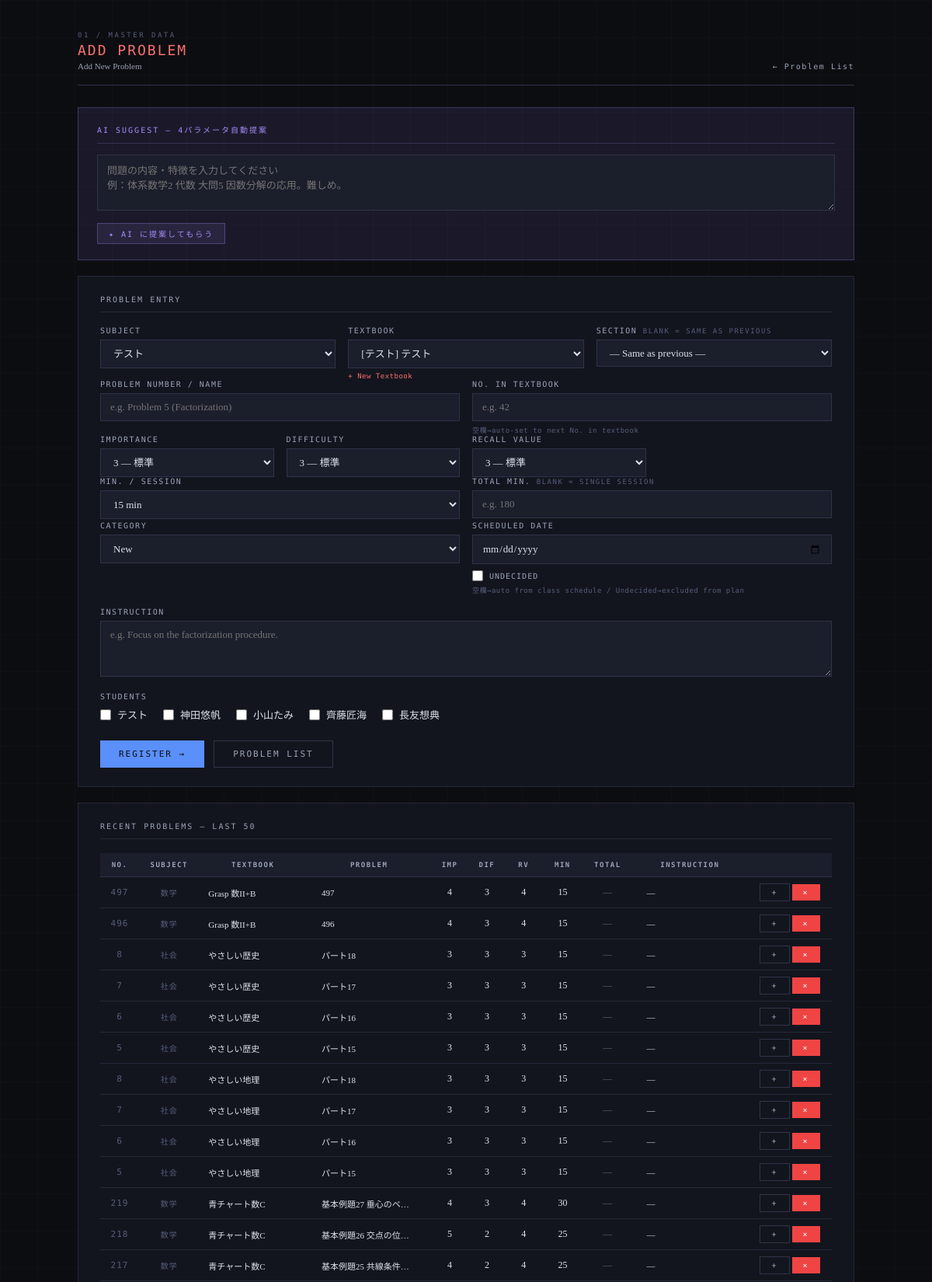
The page /problems (upper part) on the database its author committed.
### tables this page shows
CREATE TABLE students (
            student_id TEXT PRIMARY KEY,
            name TEXT NOT NULL,
            subjects TEXT NOT NULL
        , plan_mode TEXT DEFAULT 'all');

CREATE TABLE problems (
            problem_id INTEGER PRIMARY KEY AUTOINCREMENT,
            subject TEXT NOT NULL,
            textbook TEXT NOT NULL,
            problem_number TEXT NOT NULL,
            importance TEXT NOT NULL,
            type TEXT NOT NULL
        , instruction TEXT, difficulty INTEGER DEFAULT 3, review_value INTEGER DEFAULT 3, estimated_minutes INTEGER DEFAULT 15, textbook_id INTEGER, section_id INTEGER, order_in_textbook INTEGER, total_minutes INTEGER DEFAULT NULL);

### app.py (the view, shortened to what this page needs)
@app.route("/problems", methods=["GET", "POST"])
def problems():
    conn = get_connection()
    c = conn.cursor()
    c.execute("SELECT * FROM students ORDER BY student_id")
    students = c.fetchall()
    c.execute("""
        SELECT p.problem_id, p.subject, p.textbook, p.problem_number,
               p.importance, p.difficulty, p.review_value,
               p.estimated_minutes, p.instruction, p.order_in_textbook
        FROM problems p
        ORDER BY p.problem_id DESC LIMIT 50
    """)
    probs = c.fetchall()
    c.execute("""
        SELECT t.textbook_id, t.name, t.subject,
               s.name as series_name
        FROM textbooks t
        LEFT JOIN series s ON t.series_id = s.series_id
        ORDER BY t.subject, s.name, t.name
    """)
    textbooks_list = c.fetchall()
    c.execute("SELECT DISTINCT subjects FROM students ORDER BY subjects")
    all_subjects = []
    for row in c.fetchall():
        for subj in row["subjects"].split(","):
            s = subj.strip()
            if s and s not in all_subjects:
                all_subjects.append(s)
    all_subjects = sorted(all_subjects)
    conn.close()
    return render_template("problems.html",
                           students=students,
                           problems=probs,
                           textbooks=textbooks_list,
                           all_subjects=all_subjects)

### database.py (called while the page is built)
def get_connection():
    conn = sqlite3.connect(DB_PATH)
    conn.row_factory = sqlite3.Row
    return conn

### templates/problems.html (shortened to what this page needs)
<!DOCTYPE html>
<html lang="ja">
<head>
</head>
<body>
<div class="container">
  <div class="page-header fade-in">
    <div>
      <div class="page-label">01 / Master Data</div>
      <div class="page-title">Add Problem</div>
      <div class="page-title-ja">Add New Problem</div>
    </div>
    <a class="page-header-back" href="/problems/list">Problem List</a>
  </div>
  <div class="ai-box fade-in">
    <div class="ai-box-title">AI Suggest — 4パラメータ自動提案</div>
    <textarea id="ai-input"
      placeholder="問題の内容・特徴を入力してください&#10;例：体系数学2 代数 大問5 因数分解の応用。難しめ。"></textarea>
    <div style="display:flex;gap:12px;align-items:center;margin-top:12px;">
      <button class="btn btn-purple btn-sm" onclick="askAI()">✦ AI に提案してもらう</button>
    </div>
  </div>
  <div class="card fade-in">
    <div class="card-title">Problem Entry</div>
    <form method="POST" id="problem-form">
      <div class="grid-3">
        <div>
          <label>Subject</label>
          <select name="subject" id="f-subject" onchange="filterTextbooks()">
            {% for subj in all_subjects %}
            <option value="{{ subj }}">{{ subj }}</option>
            {% endfor %}
          </select>
        </div>
        <div>
          <label>Textbook</label>
          <select name="textbook_id" id="f-textbook_id"
            onchange="updateOrderHint(); loadProblemSections();">
            {% for t in textbooks %}
            <option value="{{ t.textbook_id }}" data-subject="{{ t.subject }}">
              {% if t.series_name %}[{{ t.series_name }}] {% endif %}{{ t.name }}
            </option>
            {% endfor %}
          </select>
          <p class="hint">
            <a href="/textbooks" style="color:#f87171;">+ New Textbook</a>
          </p>
        </div>
        <div>
          <label>Section <span style="color:var(--text-dim);font-size:9px;">blank = same as previous</span></label>
          <select name="section_id" id="f-section_id"
            style="width:100%;padding:8px 12px;background:var(--surface2);
              border:1px solid var(--border-light);color:var(--text);
              font-size:13px;outline:none;">
            <option value="">— Same as previous —</option>
          </select>
        </div>
      </div>
      <div class="grid-2" style="margin-top:0;">
        <div>
          <label>Problem Number / Name</label>
          <input type="text" name="problem_number" id="f-problem_number"
            placeholder="e.g. Problem 5 (Factorization)" required>
        </div>
        <div>
          <label>No. in Textbook</label>
          <input type="number" name="order_in_textbook" id="f-order_in_textbook"
            min="1" max="9999" placeholder="e.g. 42">
          <p class="hint">空欄→auto-set to next No. in textbook</p>
        </div>
      </div>
      <div class="grid-4" style="margin-top:0;">
        <div>
          <label>Importance</label>
          <select name="importance" id="f-importance">
            <option value="3" selected>3 — 標準</option>
          </select>
        </div>
        <div>
          <label>Difficulty</label>
          <select name="difficulty" id="f-difficulty">
            <option value="3" selected>3 — 標準</option>
          </select>
        </div>
        <div>
          <label>Recall Value</label>
          <select name="review_value" id="f-review_value">
            <option value="3" selected>3 — 標準</option>
          </select>
        </div>
      </div>
      <div class="grid-2" style="margin-top:0;">
        <div>
          <label>Min. / Session</label>
          <select name="estimated_minutes" id="f-estimated_minutes">
            {% for m in range(5, 125, 5) %}
            <option value="{{ m }}" {% if m == 15 %}selected{% endif %}>{{ m }} min</option>
            {% endfor %}
          </select>
        </div>
        <div>
          <label>Total Min. <span style="color:var(--text-dim);font-size:9px;">blank = single session</span></label>
          <input type="number" name="total_minutes" id="f-total_minutes"
            min="5" max="999" step="5" placeholder="e.g. 180">
        </div>
      </div>
      <div class="grid-2" style="margin-top:0;">
        <div>
          <label>Category</label>
          <select name="category" id="f-category">
            <option value="予習" selected>New</option>
          </select>
        </div>
        <div>
          <label>Scheduled Date</label>
          <input type="date" name="scheduled_date" id="f-scheduled_date">
          <div style="display:flex;align-items:center;gap:8px;margin-top:8px;">
            <input type="checkbox" name="undecided" value="1" id="f-undecided"
              style="accent-color:var(--blue);width:14px;height:14px;"
              onchange="toggleDate(this)">
            <label for="f-undecided" style="font-family:'DM Mono',monospace;font-size:10px;
              letter-spacing:1px;text-transform:uppercase;color:var(--text-muted);
              margin:0;cursor:pointer;">Undecided</label>
          </div>
          <p class="hint">空欄→auto from class schedule / Undecided→excluded from plan</p>
        </div>
      </div>
      <label>Instruction</label>
      <textarea name="instruction" id="f-instruction"
        placeholder="e.g. Focus on the factorization procedure."></textarea>
      <label>Students</label>
      <div class="student-checks">
        {% for s in students %}
        <label>
          <input type="checkbox" name="student_ids" value="{{ s.student_id }}">
          {{ s.name }}
        </label>
        {% endfor %}
      </div>
      <div style="margin-top:24px;display:flex;gap:12px;">
        <button type="submit" class="btn btn-primary">Register →</button>
        <a href="/problems/list" class="btn btn-ghost">Problem List</a>
      </div>
    </form>
  </div>
  <div class="card fade-in">
    <div class="card-title">Recent Problems — Last 50</div>
    <div style="overflow-x:auto;">
    <table class="data-table">
      <thead>
        <tr>
          <th>No.</th><th>Subject</th><th>Textbook</th><th>Problem</th>
          <th>Imp</th><th>Dif</th><th>RV</th><th>Min</th><th>Total</th><th>Instruction</th><th></th>
        </tr>
      </thead>
      <tbody>
      {% for p in problems %}
      <tr id="row-{{ p.problem_id }}">
        <td class="meta-text" style="font-family:'DM Mono',monospace;font-size:11px;">
          {{ p.order_in_textbook or '—' }}
        </td>
        <td class="meta-text">{{ p.subject }}</td>
        <td class="left" style="max-width:130px;overflow:hidden;text-overflow:ellipsis;white-space:nowrap;font-size:11px;">
          {{ p.textbook }}
        </td>
        <td class="editable-cell left" data-problem="{{ p.problem_id }}" data-field="problem_number"
          style="max-width:150px;">
          <span class="editable" ondblclick="startTextLineEdit(this)"
            style="font-size:11px;display:block;overflow:hidden;text-overflow:ellipsis;white-space:nowrap;max-width:150px;">
            {{ p.problem_number }}
          </span>
        </td>
        <td class="editable-cell" data-problem="{{ p.problem_id }}" data-field="importance">
          <span class="editable" ondblclick="startNumEdit(this)">{{ p.importance }}</span>
        </td>
        <td class="editable-cell" data-problem="{{ p.problem_id }}" data-field="difficulty">
          <span class="editable" ondblclick="startNumEdit(this)">{{ p.difficulty }}</span>
        </td>
        <td class="editable-cell" data-problem="{{ p.problem_id }}" data-field="review_value">
          <span class="editable" ondblclick="startNumEdit(this)">{{ p.review_value }}</span>
        </td>
        <td class="editable-cell" data-problem="{{ p.problem_id }}" data-field="estimated_minutes">
          <span class="editable" ondblclick="startNumEdit(this, 5, 120, 5)">{{ p.estimated_minutes }}</span>
        </td>
        <td class="editable-cell" data-problem="{{ p.problem_id }}" data-field="total_minutes"><span class="editable" ondblclick="startNumEdit(this, 5, 999, 5)" style="color:var(--text-dim);">{{ p.total_minutes if p.total_minutes else '—' }}</span></td>
        <td class="editable-cell left" data-problem="{{ p.problem_id }}" data-field="instruction"
          style="max-width:140px;">
          <span class="editable" ondblclick="startTextAreaEdit(this)"
            style="font-size:11px;display:block;overflow:hidden;text-overflow:ellipsis;white-space:nowrap;max-width:140px;">
            {{ p.instruction or '—' }}
          </span>
        </td>
        <td>
          <button class="btn btn-ghost btn-sm"
            onclick="showAddAssignment({{ p.problem_id }})"
            title="Add to assignments">+</button>
          <button class="btn btn-danger btn-sm"
            onclick="deleteProblem({{ p.problem_id }}, this)">×</button>
        </td>
      </tr>
      {% endfor %}
      </tbody>
    </table>
    </div>
  </div>
</div>
</body>
</html>

### rows shown on the page
students: name "テスト"
students: name "神田悠帆"
students: name "小山たみ"
students: name "齊藤匠海"
students: name "長友想典"
problems: order_in_textbook "497", subject "数学", textbook "Grasp 数II+B", problem_number "497", importance "4", difficulty "3", review_value "4", estimated_minutes "15", total_minutes "—", instruction "—"
problems: order_in_textbook "496", subject "数学", textbook "Grasp 数II+B", problem_number "496", importance "4", difficulty "3", review_value "4", estimated_minutes "15", total_minutes "—", instruction "—"
problems: order_in_textbook "8", subject "社会", textbook "やさしい歴史", problem_number "パート18", importance "3", difficulty "3", review_value "3", estimated_minutes "15", total_minutes "—", instruction "—"
problems: order_in_textbook "7", subject "社会", textbook "やさしい歴史", problem_number "パート17", importance "3", difficulty "3", review_value "3", estimated_minutes "15", total_minutes "—", instruction "—"
problems: order_in_textbook "6", subject "社会", textbook "やさしい歴史", problem_number "パート16", importance "3", difficulty "3", review_value "3", estimated_minutes "15", total_minutes "—", instruction "—"
problems: order_in_textbook "5", subject "社会", textbook "やさしい歴史", problem_number "パート15", importance "3", difficulty "3", review_value "3", estimated_minutes "15", total_minutes "—", instruction "—"
problems: order_in_textbook "8", subject "社会", textbook "やさしい地理", problem_number "パート18", importance "3", difficulty "3", review_value "3", estimated_minutes "15", total_minutes "—", instruction "—"
problems: order_in_textbook "7", subject "社会", textbook "やさしい地理", problem_number "パート17", importance "3", difficulty "3", review_value "3", estimated_minutes "15", total_minutes "—", instruction "—"
problems: order_in_textbook "6", subject "社会", textbook "やさしい地理", problem_number "パート16", importance "3", difficulty "3", review_value "3", estimated_minutes "15", total_minutes "—", instruction "—"
problems: order_in_textbook "5", subject "社会", textbook "やさしい地理", problem_number "パート15", importance "3", difficulty "3", review_value "3", estimated_minutes "15", total_minutes "—", instruction "—"
problems: order_in_textbook "219", subject "数学", textbook "青チャート数C", problem_number "基本例題27 垂心のベ…", importance "4", difficulty "3", review_value "4", estimated_minutes "30", total_minutes "—", instruction "—"
problems: order_in_textbook "218", subject "数学", textbook "青チャート数C", problem_number "基本例題26 交点の位…", importance "5", difficulty "2", review_value "4", estimated_minutes "25", total_minutes "—", instruction "—"
problems: order_in_textbook "217", subject "数学", textbook "青チャート数C", problem_number "基本例題25 共線条件…", importance "4", difficulty "2", review_value "4", estimated_minutes "25", total_minutes "—", instruction "—"

### other values the page prints
form field subject "テスト"
form field estimated_minutes "15 min"
